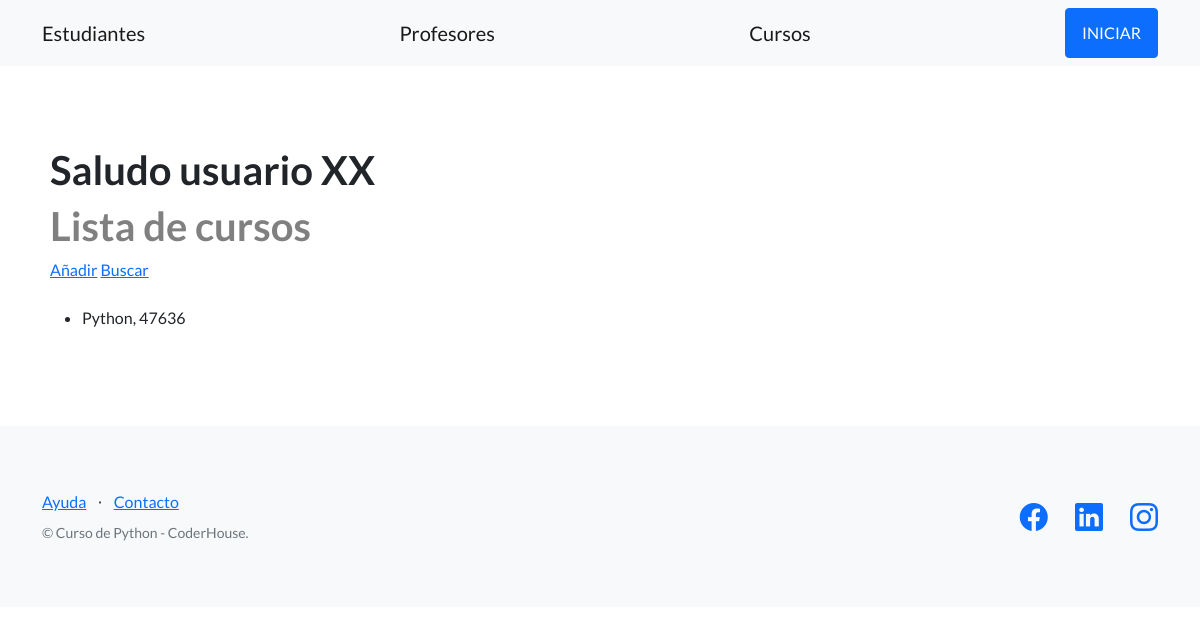
Before: /plataforma/cursos/ with the older database file.
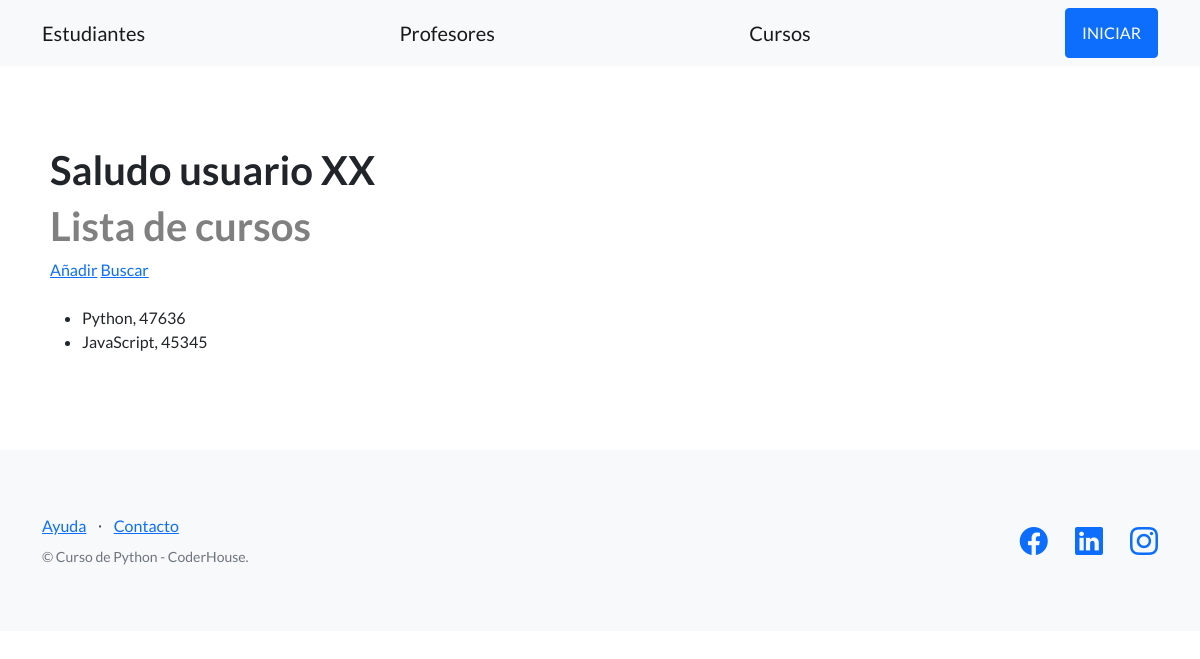
After: the same page with the newer database file.
### estudiantes/models.py (models this page shows, shortened)
class Curso(models.Model):
    nombre = models.CharField(max_length=64)
    comision = models.IntegerField() #Numerico

### estudiantes/views.py (the view)
# urls.py: path("cursos/", listar_cursos, name="listar_cursos"),
def listar_cursos(request):
    contexto = {
        "cursos": Curso.objects.all()
    }
    return render(
        request=request,
        template_name="estudiantes/Lista_cursos.html",
        context=contexto,
        )

### estudiantes/templates/estudiantes/lista_cursos.html (shortened to what this page needs)
{% extends 'estudiantes/base.html' %}
{% block contenido %}
  <div>
  {% include "estudiantes/barra_saludo.html" %}
    <h1 class= "titulos-coder">Lista de cursos</h1>
    <a href="{% url "crear_curso" %}">Añadir</a>
    <a href="{% url "buscar_curso" %}">Buscar</a>
    <br><br>
    <ul>
    {% for curso in cursos %}
      <li>{{ curso.nombre }}, {{ curso.comision }}</li>
    {% endfor %}
    </ul>
  </div>
{% endblock contenido %}

Changed rows visible on the page:
added Curso: nombre "JavaScript", comision "45345"
